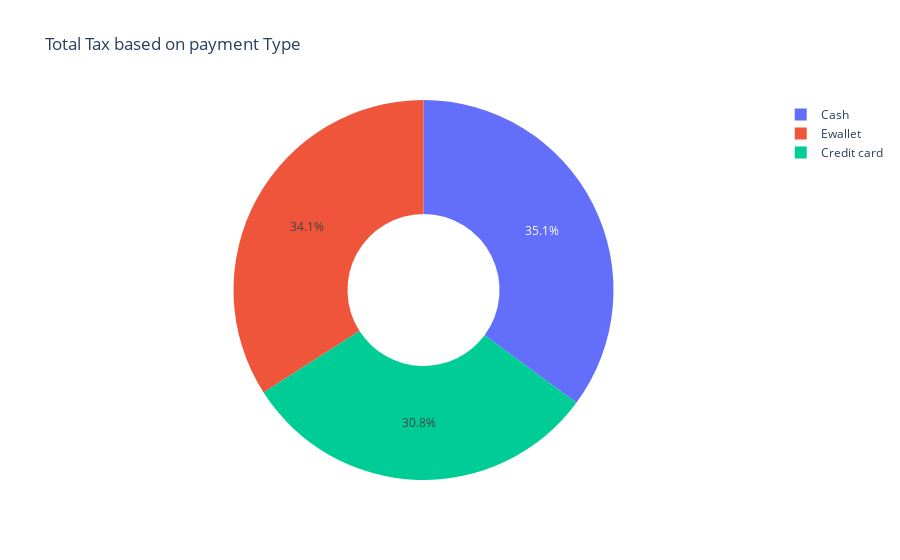

The notebook cell saved with this chart:
### Markdown cell above
### payment vs Tax 5%

### Code cell
pie = px.pie(names = df_filter['Payment'],values = df_filter["Tax 5%"],data_frame = df_filter,hole = 0.4,title= "Total Tax based on payment Type")
pie.show()

### Figure 1 — Plotly figure (JSON) as saved in the notebook; plotly's stock layout.template omitted (floating-point values rounded to 4 significant figures; data arrays with more than 128 entries replaced by an {"elided": "..."} marker saying what was removed)
{"data": [{"domain": {"x": [0, 1], "y": [0, 1]}, "hole": 0.4, "hovertemplate": "Payment=%{label}<br>Tax 5%=%{value}<extra></extra>", "labels": {"elided": "991 str values"}, "legendgroup": "", "name": "", "showlegend": true, "type": "pie", "values": {"elided": "991 float values"}}], "layout": {"autosize": true, "hiddenlabels": [], "legend": {"tracegroupgap": 0}, "title": {"text": "Total Tax based on payment Type"}}}
